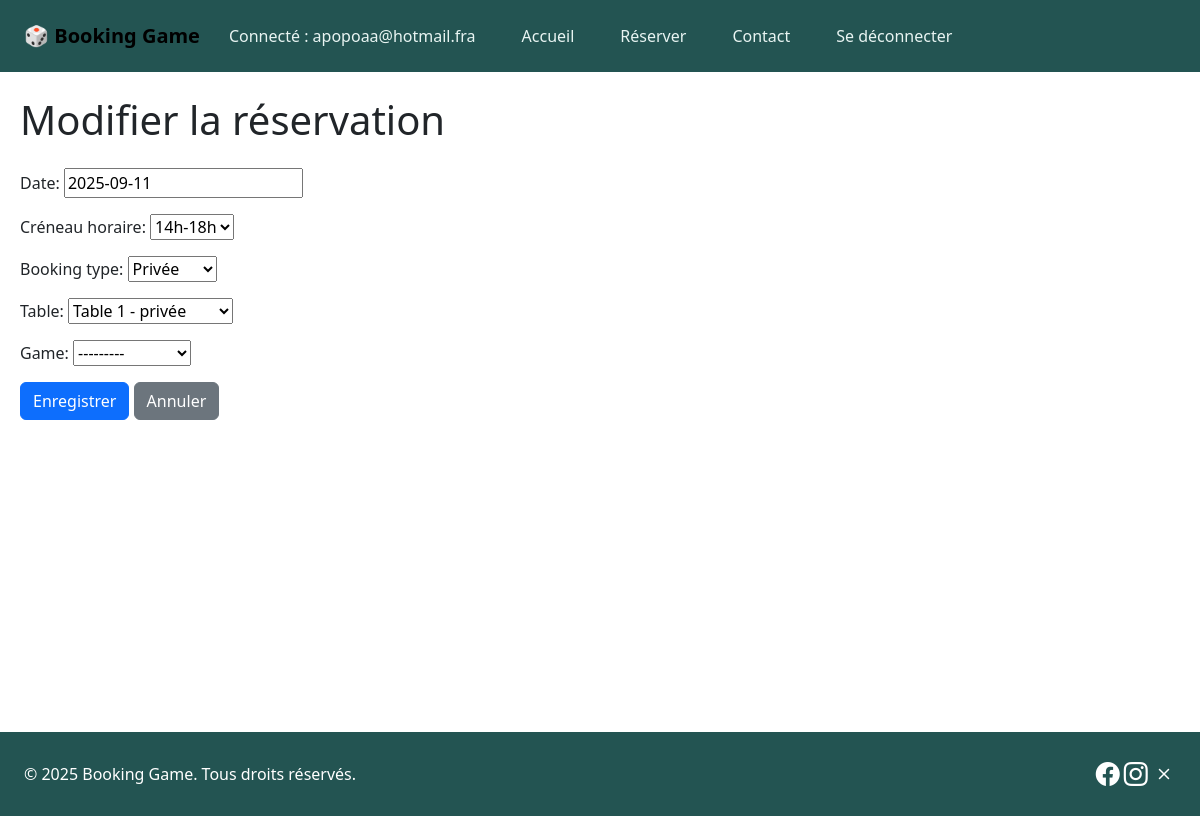
The page /users/my-bookings/4/edit/ (signed in) on the database its author committed.
### users_app/models.py (models this page shows, shortened)
class User(AbstractUser):
    username = models.EmailField(unique=True)
    pseudo = models.CharField(max_length=50, unique=True)
    phone = models.CharField(max_length=20, blank=True, null=True)
    favorite_games = models.ManyToManyField("tables_app.Game", blank=True, related_name='fans')

### tables_app/models.py (models this page shows, shortened)
class Booking(models.Model):
    date = models.DateField(default=timezone.now)
    start_time = models.TimeField()
    duration = models.DurationField(help_text="Durée (HH:MM:SS)")
    booking_type = models.CharField(max_length=10, choices=BookingType.choices)
    table = models.ForeignKey("Table", on_delete=models.CASCADE)
    main_customer = models.ForeignKey(settings.AUTH_USER_MODEL, on_delete=models.CASCADE, related_name='bookings')
    code = models.CharField(max_length=10, blank=True, null=True)  # ajout du code
    game = models.ForeignKey("tables_app.Game", on_delete=models.SET_NULL, null=True, blank=True)
    custom_game = models.CharField(max_length=100, blank=True, null=True)

### users_app/views.py (the view)
# urls.py: path("my-bookings/<int:booking_id>/edit/", views.edit_booking, name="edit_booking"),
@login_required
def edit_booking(request, booking_id):
    booking = get_object_or_404(Booking, id=booking_id, main_customer=request.user)
    if request.method == "POST":
        form = EditBookingForm(request.POST, instance=booking)
        if form.is_valid():
            form.save()
            messages.success(request, "Réservation mise à jour ✅")
            return redirect("users_app:my_bookings")
    else:
        form = EditBookingForm(instance=booking)
    return render(request, "users_app/edit_booking.html", {"form": form, "booking": booking})

### users_app/forms.py (shortened to what this page needs)
class EditBookingForm(forms.ModelForm):
    slot_label = forms.ChoiceField(
        choices=[
            ("14h-18h", "14h-18h"),
            ("18h-20h", "18h-20h"),
            ("20h-00h", "20h-00h"),
        ],
        label="Créneau horaire"
    )
    class Meta:
        model = Booking
        fields = ["date", "booking_type", "table", "game"]

### tables_app/models.py (called while the page is built)
    def __str__(self):
        return self.name_game

    def __str__(self):
        return f"Table {self.number_table} - {self.state_table}"

### users_app/templates/users_app/edit_booking.html (shortened to what this page needs)
{% extends "base.html" %}
{% load static %}
{% block content %}
<h1>Modifier la réservation</h1>
<form method="post" class="mt-4">
    <div class="mb-3">
        {{ form.date.label_tag }}
        {{ form.date }}
    </div>
    <div class="mb-3">
        {{ form.slot_label.label_tag }}
        {{ form.slot_label }}
    </div>
    <div class="mb-3">
        {{ form.booking_type.label_tag }}
        {{ form.booking_type }}
    </div>
    <div class="mb-3">
        {{ form.table.label_tag }}
        {{ form.table }}
    </div>
    <div class="mb-3">
        {{ form.game.label_tag }}
        {{ form.game }}
    </div>
    <button type="submit" class="btn btn-primary">Enregistrer</button>
    <a href="{% url 'users_app:my_bookings' %}" class="btn btn-secondary">Annuler</a>
</form>
{% endblock %}

### tables_app/templates/base.html (shortened to what this page needs)
<!DOCTYPE html>
<html lang="fr">
<head>
    {% load static %}
    <link rel="stylesheet" href="{% static 'css/style.css' %}?v=3">
    <link href="https://cdn.jsdelivr.net/npm/bootstrap@5.3.2/dist/css/bootstrap.min.css" rel="stylesheet">
    <link rel="stylesheet" href="https://cdnjs.cloudflare.com/ajax/libs/font-awesome/6.4.0/css/all.min.css">
    <link rel="stylesheet" href="https://cdn.jsdelivr.net/npm/bootstrap-icons@1.10.5/font/bootstrap-icons.css">
</head>
<body>
<nav class="navbar navbar-expand-lg custom-nav py-3 w-100">
    <div class="container-fluid px-4">
        <a class="navbar-brand fw-bold" href="{% url 'tables_app:home' %}">🎲 Booking Game</a>
        <div class="collapse navbar-collapse justify-content-end" id="navbarNav">
            <ul class="navbar-nav">
                {% if user.is_authenticated %}
                    <li class="nav-item"><span class="nav-link">Connecté : {{ user.username }}</span></li>
                    <li class="nav-item"><a class="nav-link" href="{% url 'tables_app:home' %}">Accueil</a></li>
                    <li class="nav-item"><a class="nav-link" href="{% url 'tables_app:calendar' %}">Réserver</a></li>
                    <li class="nav-item"><a class="nav-link" href="{% url 'contact_app:contact' %}">Contact</a></li>
                    <li class="nav-item"><a class="nav-link" href="{% url 'users_app:logout' %}">Se déconnecter</a></li>
                {% else %}
                    <li class="nav-item"><a class="nav-link" href="{% url 'users_app:login' %}">Connexion</a></li>
                    <li class="nav-item"><a class="nav-link" href="{% url 'users_app:register' %}">Inscription</a></li>
                    <li class="nav-item"><a class="nav-link" href="{% url 'tables_app:games' %}">Nos jeux disponibles</a></li>
                {% endif %}
            </ul>
        </div>
    </div>
</nav>
<main class="py-4">
    {% block content %}{% endblock %}
</main>
<footer class="footer w-100 py-4 px-4 d-flex justify-content-between align-items-center flex-wrap">
    <p class="mb-2 mb-md-0">&copy; 2025 Booking Game. Tous droits réservés.</p>
    <div class="social-icons">
        <a href="#" target="_blank"><i class="bi bi-facebook"></i></a>
        <a href="#" target="_blank"><i class="bi bi-instagram"></i></a>
        <a href="#" target="_blank"><i class="bi bi-x"></i></a>
    </div>
</footer>
</body>
</html>

### tables_app/static/css/style.css (style rules this page uses)
body { font-family: 'Poppins', sans-serif; background-color: #fff7f8; color: #333; margin: 0; padding: 0; }
a { text-decoration: none; }
.btn-primary { background-color: #fff6f0; border-color: #fff6f0; transition: background-color 0.3s, transform 0.2s; }
h1 { font-weight: bold; font-size: 2rem; margin-bottom: 30px; color: #2F807D; }
.btn-secondary { background-color: #2F807D; border: none; font-weight: bold; border-radius: 10px; transition: background-color 0.3s ease; }
a { text-decoration: none; transition: color 0.3s ease; }
.custom-nav { background-color: #235452 !important; width: 100% !important; padding: 10; margin: 0; }
.custom-nav .navbar-nav { width: 100%; justify-content: flex-start; gap: 20px; }
.custom-nav .nav-link { font-weight: 500; color: #E8F4F2 !important; padding: 0.5rem 1rem; margin: 0 5px; }
.footer { background-color: #235452 !important; color: #fff; width: 100%; padding: 30px 20px; display: flex; justify-content: space-between; align-items: center; flex-wrap: wrap; box-sizing: border-box; }
.footer p { margin: 0; font-size: 1rem; }
.social-icons a { color: #fff; font-size: 1.5rem; transition: transform 0.3s, color 0.3s; }
body, html { margin: 0; padding: 0; width: 100%; }
main { min-height: calc(100vh - 140px); padding: 20px; }

### rows shown on the page
User: username "apopoaa@hotmail.fra"
Booking: date "2025-09-11", booking_type "Privée", table "Table 1 - privée", game "---------"
